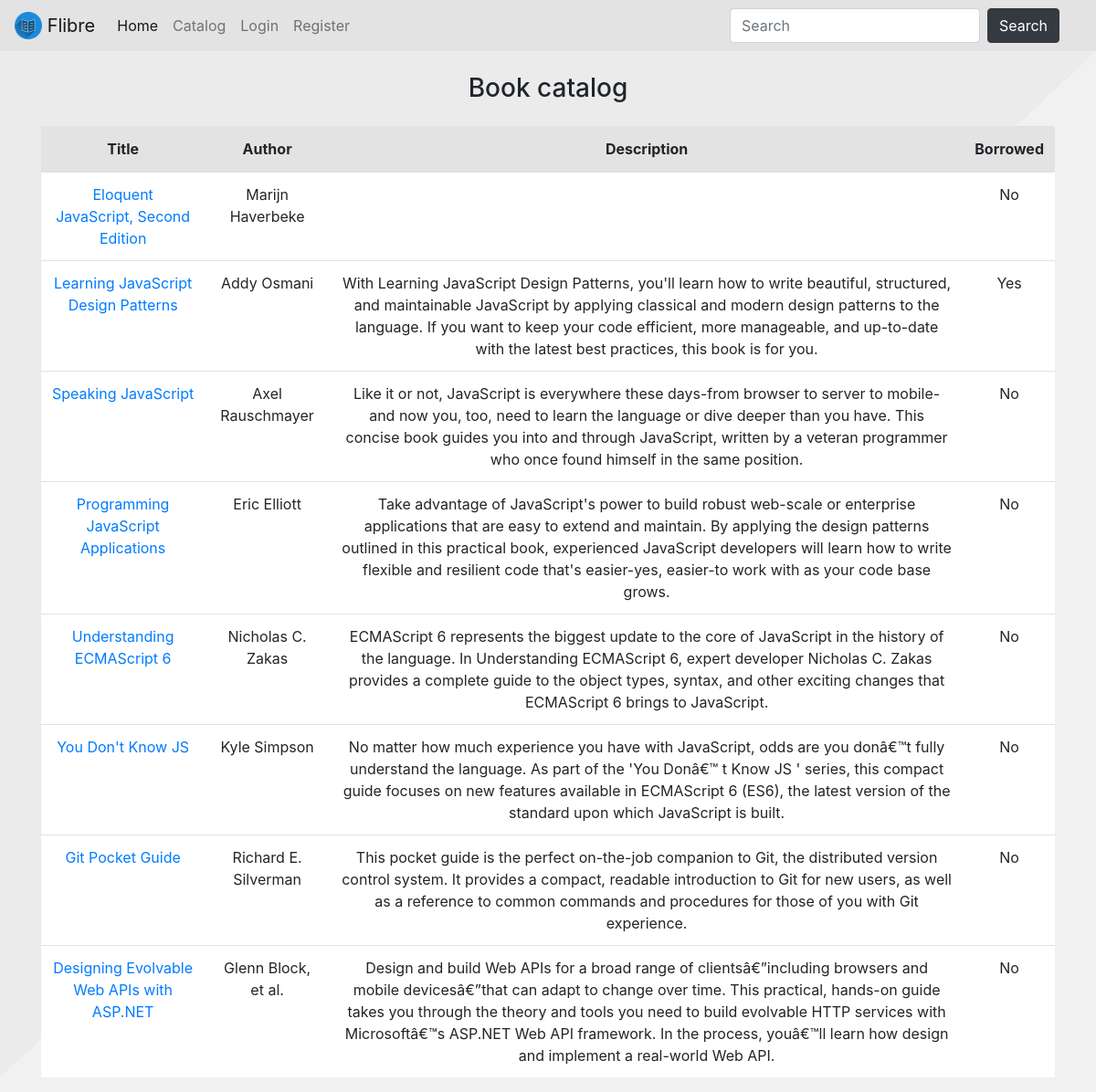
Page /catalog/books on the earlier database version.
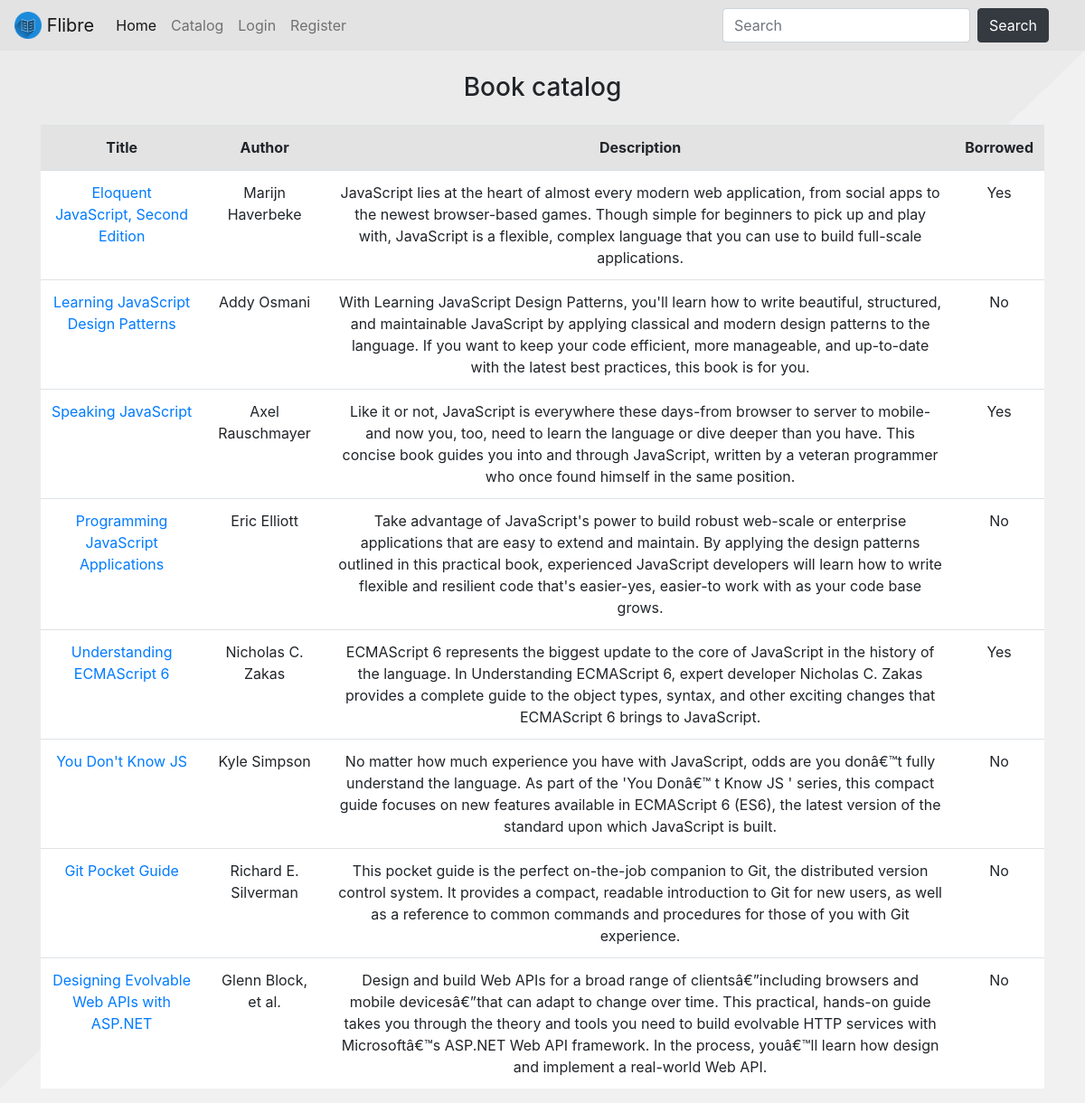
Same page on the later database version.
### db_models.py (models this page shows, shortened)
class Book(Base):
    __tablename__ = 'books'
    id = Column(Integer, primary_key=True)
    author = Column(String(255))
    description = Column(String(1000))
    isbn = Column(Integer)
    pages = Column(Integer)
    published = Column(String(10))
    publisher = Column(String(255))
    subtitle = Column(String(255))
    title = Column(String(255))
    website = Column(String(255))
    user_id = Column(Integer, ForeignKey('users.id'))
    user_ref = relationship('User', back_populates='book_ref')

### routes.py (the view)
@app.route('/catalog/books')
def books():
    db_session = get_session()
    all_books = db_session.query(Book).all()
    context = get_default_context()
    context['books'] = all_books
    return render_template('catalog.html', **context)

### routes.py (called while the page is built)
def get_session(echo=False):
    engine = create_engine('sqlite:///db/database.db', echo=echo)
    db_session = sessionmaker(bind=engine)
    return db_session()

def get_default_context():
    permission_lvl = get_user_auth_lvl()
    context = {'permission_lvl': permission_lvl,
               'user_id': session.get('user_id'),
               'username': session.get('username')}
    return context

def get_user_auth_lvl():
    if not session.get('user_id'):
        return 3
    db_session = get_session()
    user_data = db_session.query(User.permission_lvl) \
                .filter(User.username == session.get('username')) \
                .one()
    return user_data.permission_lvl

### templates/catalog.html (shortened to what this page needs)
{% extends 'layout.html' %}
{% block content %}
<h3 class="mb-4 text-center">Book catalog</h3>
<table class="table text-center">
  <thead class="x-thead-dark">
  <tr>
    <th scope="col">Title</th>
    <th scope="col">Author</th>
    <th scope="col">Description</th>
    <th scope="col">Borrowed</th>
  </tr>
  </thead>
  {% for book in books %}
  <tr>
    <td scope="row"><a href="/catalog/books/{{ book['id'] }}">{{ book['title'] }}</a></td>
    <td scope="row">{{ book['author'] }}</td>
    <td scope="row">{{ book['description'] }}</td>
    {% if book['user_id'] != None %}
    <td scope="row">Yes</td>
    {% else %}
    <td scope="row">No</td>
    {% endif %}
  </tr>
  {% endfor %}
</table>
{% endblock %}

### templates/layout.html (shortened to what this page needs)
<!doctype html>
<html lang="en">
<head>
  <link rel="stylesheet" href="https://stackpath.bootstrapcdn.com/bootstrap/4.5.0/css/bootstrap.min.css"
>
  <link href="/static/style.css" rel="stylesheet">
</head>
<body id="bootstrap-overrides">
<header class="navbar navbar-expand-lg navbar-light bg-navbar">
  <a class="navbar-brand" href="/">
    <img src="/static/flibre-logo.png" width="30" height="30" class="d-inline-block align-top" alt="" loading="lazy">
    Flibre
  </a>
  <div class="collapse navbar-collapse" id="navbarSupportedContent">
    <ul class="navbar-nav mr-auto">
      <li class="nav-item active">
        <a class="nav-link" href="/">Home</a>
      </li>
      <li class="nav-item">
        <a class="nav-link" href="/catalog/books">Catalog</a>
      </li>
      {% if not username %}
      <li class="nav-item">
        <a class="nav-link" href="/login">Login</a>
      </li>
      <li class="nav-item">
        <a class="nav-link" href="/register">Register</a>
      </li>
      {% endif %}
    </ul>
    <form class="form-inline my-2 my-lg-0" action="/search_results" method="GET">
      <input class="form-control mr-sm-2" type="search" name="query" placeholder="Search" aria-label="Search">
      <button class="btn btn-dark mr-4 my-2 my-sm-0" type="submit">Search</button>
    </form>
  </div>
</header>
<main class="bd-curve pt-4">
  <div class="container">
    {% block content %}
    {% endblock %}
  </div>
</main>
</body>
</html>

### static/style.css (style rules this page uses)
body { background-color: #f1f1f1; }
.bg-navbar { background-color: #e3e3e3; }
.table .x-thead-dark th { background-color:#e3e3e3; }
.table tr { background-color:#fff; }
.bd-curve { background: linear-gradient(to right bottom,#ebebeb 50%,#f1f1f1 50%); background-image: linear-gradient(to right bottom, #ebebeb 50%, #f1f1f1 50%); background-position-x: initial; background-position-y: initial; background-size: initial; background-repeat-x: initial; background-repeat-y: initial; background-attachment: initial; background-origin: initial; background-clip: initial; background-color: initial; }

Differences in the rows shown:
changed Book "Eloquent JavaScript, Second Edition": description (not shown) → "JavaScript lies at the heart of almost every modern web application, from social apps to the newest browser-based games. Though simple for beginners to pick up and play with, JavaScript is a flexible, complex language that you can use to build full-scale applications."; user_id "No" → "Yes"
changed Book "Learning JavaScript Design Patterns": user_id "Yes" → "No"
changed Book "Speaking JavaScript": user_id "No" → "Yes"
changed Book "Understanding ECMAScript 6": user_id "No" → "Yes"
